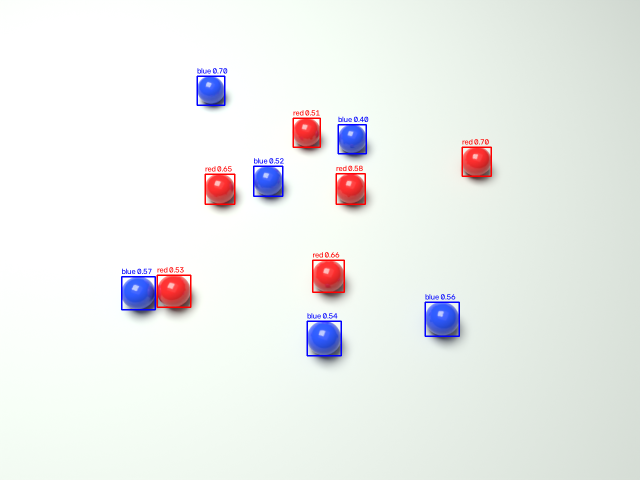
#> input picture detections/scene_00.png, 1280 x 960 px (shown at 1/2 size)
$ python -i pieces.py   (imports and definitions only)   (older library calls are emulated)
#> lines starting #> are read from the running program, lines starting #| are printed output that depends on the picture
"""Detect cylindrical pieces (red / blue / green, 35 mm diameter, 30 mm tall) by colour + known size.

Calibrated mode (--calib): the camera image is remapped to a top-down view of the plane at piece-top
height, where every top face is an exact circle of known pixel radius. Candidates (fixed-radius Hough +
colour-disk peaks) are scored by rim edges and colour fill. Positions come out in table mm.

Uncalibrated mode (--radius-px): same detector run directly on the image. Only sensible for a camera
looking roughly straight down; with an oblique view the tops are ellipses and detection degrades.

Usage:
    venv/bin/python pieces.py synthetic/scene_left.png --calib calib.json --camera left
    venv/bin/python pieces.py samples/pieces_01.jpg --radius-px 60
"""
import argparse
import copy
import json
import threading
from dataclasses import dataclass
from pathlib import Path

import cv2
import numpy as np

PIECE_D_MM = 35.0
PIECE_H_MM = 30.0

# HSV thresholds, OpenCV convention (H 0..179): hue range [lo, hi), minimum saturation and value. A negative lo
# wraps around 0 (red: -10 = 170). The navy blue pieces' tops lose saturation where the light hits them (S ~100 on
# a bright top, 150-200 elsewhere), hence blue's lower S floor; nothing grey on the table comes near hue 100-135.
COLORS = {
    "red": {"h": (-10, 10), "s": 100, "v": 40},
    "blue": {"h": (100, 135), "s": 60, "v": 20},
    "green": {"h": (40, 90), "s": 50, "v": 40},
}
# Everything the detection GUI can tune. min_fill: share of the top disk that must have the colour; min_rim: share
# of the rim that must have an edge. Lower = more sensitive (more pieces found, and more false ones).
# max_around: share of a ring just outside the top that may have the same colour. A piece top has something else
# around it (its own side covers ~30% of that ring, a group of same-coloured pieces more); a blue-ish wall or cloth is
# blue all around. 0.9 keeps tight groups of same-coloured pieces.
# match_mm: how far apart the two cameras may put the same piece on the table and still pair it (a calibration
# that isn't perfect needs more; pieces are >= 40 mm apart, so not much over 20).
# The outline (rim) is looked for in the picture's edges, not in the colour mask:
# edge_pct: an edge counts as part of a rim if it is stronger than this percentile of all edges in the picture (90 =
# the strongest 10 %). A busy background (carpet) raises the bar for every piece: lower finds softer outlines.
# mask_edges: also count the edge of the colour mask as rim, so a piece the mask shows well needs no sharp outline.
# rim_band: how far from the expected radius (share of it) an edge may lie and still count as the rim.
# size: scales the piece radius the detector looks for (a top that looks bigger or smaller than 35 mm in the top view).
# max_dz_mm: how far from the top-face height the two cameras' sighting may triangulate and still be a piece.
# yolo: the trained model finds the pieces and the circle fit places them (yolo_fit); on by default since on the lab
# snapshot of 2026-11-24 it found exactly the 6 pieces in both cameras at every setting tried, the colour detector
# only at one (and 7 to 39 with these colours). yolo_conf: YOLO boxes less confident than this are dropped.
DEFAULT_PARAMS = {"colors": COLORS, "min_fill": 0.55, "min_rim": 0.6, "max_around": 0.9, "match_mm": 20.0,
                  "edge_pct": 90.0, "mask_edges": True, "rim_band": 0.12, "size": 1.0, "max_dz_mm": 0.8 * PIECE_H_MM,
                  "yolo": True, "yolo_conf": 0.5}
FLOAT_PARAMS = ("min_fill", "min_rim", "max_around", "match_mm", "edge_pct", "rim_band", "size", "max_dz_mm",
                "yolo_conf")
YOLO = None     # the yolo_pieces.Detector detect_pieces uses with params["yolo"]; made on first use
YOLO_ERROR = None   # why YOLO can't run here (no ultralytics, no model): the colour detector stands in
_YOLO_LOCK = threading.Lock()   # the runner detects both cameras at once: one model, not one per thread
DRAW = {"red": (0, 0, 255), "blue": (255, 0, 0), "green": (0, 180, 0)}


# [13 lines left out: function load_params, not called in this run]


def save_params(path, params):
    Path(path).write_text(json.dumps(params, indent=2))


@dataclass
class Piece:
    color: str
    view_uv: tuple[float, float]        # centre in the detection image (top view or raw image)
    image_uv: tuple[float, float]       # top-face centre in the original camera image
    table_mm: tuple[float, float, float] | None  # top-face centre in the table frame
    rim: float                          # fraction of the rim with a matching edge
    fill: float                         # fraction of the top disk with the piece colour
    around: float = 0.0                 # fraction of a ring just outside the top with the piece colour
    conf: float | None = None           # YOLO's confidence, for a piece YOLO found


class TopView:
    """Remap a camera image onto the table plane at height z_mm (table frame, z up)."""

    # [28 lines left out: functions __init__, visible_bounds, not called in this run]

    def project(self, pts_table):
        uv, _ = cv2.projectPoints(np.asarray(pts_table, float).reshape(-1, 1, 3), self.rvec, self.tvec, self.K, self.dist)
        return uv.reshape(-1, 2)

    def warp(self, img):
        return cv2.remap(img, self.maps[..., 0], self.maps[..., 1], cv2.INTER_LINEAR, borderValue=(0, 0, 0))

    def view_to_table(self, u, v):
        return self.x0 + u / self.ppm, self.y1 - v / self.ppm

    # [37 lines left out: functions image_to_view, smear, color_masks, mask_view, not called in this run]


def hue_in(h, lo):
    """Hue (0..179) in a colour's hue space: red's runs from -90, so its range doesn't wrap."""
    return np.where(h >= 90, h - 180, h) if lo < 0 else h


# [51 lines left out: functions teach, same_piece, toward_camera, not called in this run]


def _disk(r):
    r = max(int(round(r)), 1)
    return cv2.getStructuringElement(cv2.MORPH_ELLIPSE, (2 * r + 1, 2 * r + 1))


# [61 lines left out: functions rim_votes, edge_map, not called in this run]


RIM_RAYS = 72


# [155 lines left out: functions rim_hits, detect, not called in this run]


def detect_pieces(img, view: TopView | None = None, radius_px=None, params=None, rejected=None, top=None):
    """Detect pieces in a camera image. With a TopView, positions are also returned in table mm.
    params: load_params(); the defaults if None. rejected: a list to receive the near misses as Pieces (see
    detect). top: view.warp(img) if the caller already has it."""
    kw = detect_kwargs(params)
    misses = None if rejected is None else []
    if view is None:
        found = detect(img, radius_px * size_of(params), rejected=misses, **kw)
        if rejected is not None:
            rejected += [Piece(c, (u, v), (u, v), None, rim, fill, around) for c, u, v, rim, fill, around in misses]
        return [Piece(c, (u, v), (u, v), None, rim, fill) for c, u, v, rim, fill in found]
    top = view.warp(img) if top is None else top

    # [4 lines left out: function piece, not called in this run]
    r_px = PIECE_D_MM / 2 * view.ppm * size_of(params)
    if (DEFAULT_PARAMS | (params or {}))["yolo"]:
        res = yolo_fit(img, top, view, r_px, params, kw)
        if res is not None:
            found, low = res
            if rejected is not None:
                rejected += [piece(*m) for m in low]
            return [piece(*f) for f in found]
    found = detect(top, r_px, smear=view.smear, rejected=misses, **kw)
    if rejected is not None:
        rejected += [piece(*m) for m in misses]
    return [piece(*f) for f in found]


# [52 lines left out: function yolo_fit, not called in this run]


def detect_kwargs(params):
    """detect()'s keyword arguments from load_params() (the defaults for anything missing)."""
    p = DEFAULT_PARAMS | (params or {})
    return dict(colors=p["colors"], min_rim=p["min_rim"], min_fill=p["min_fill"], max_around=p["max_around"],
                edge_pct=p["edge_pct"], mask_edges=bool(p["mask_edges"]), rim_band=p["rim_band"])


def size_of(params):
    return float((params or {}).get("size", DEFAULT_PARAMS["size"]))


# [197 lines left out: functions probe, draw_misses, draw_top, draw_edges, draw, camera_table_pose and 3 more, not called in this run]


# [2 lines not run here, left out]

>>> import cv2
>>> picture = cv2.imread('detections/scene_00.png', cv2.IMREAD_GRAYSCALE)
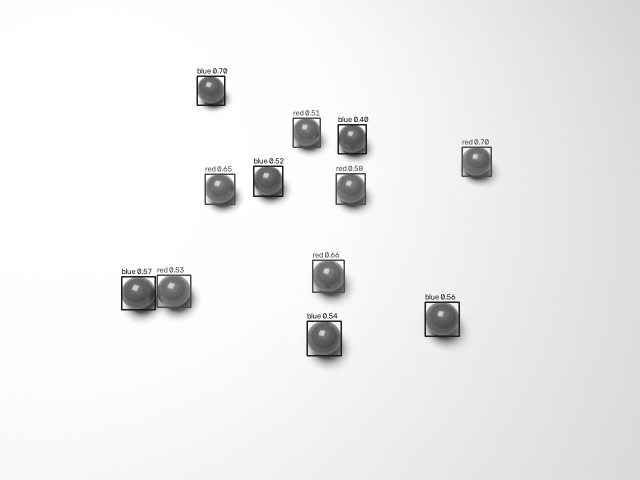
#> picture: shape (960, 1280) (shown at 1/2 size); min 29, max 255, mean 236.8
#> (the run stopped early here; a loop or call above may not have finished)

$ run again, on detections/scene_04.png
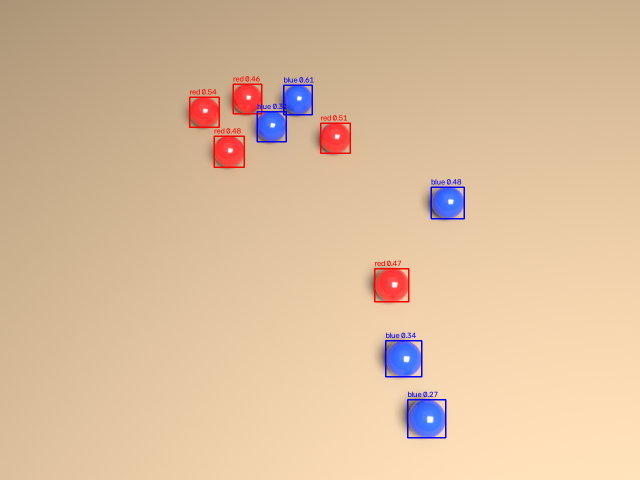
#> input picture detections/scene_04.png, 1280 x 960 px (shown at 1/2 size)
#> `picture = cv2.imread('detections/scene_00.png', cv2.IMREAD_GRAYSCALE)`:
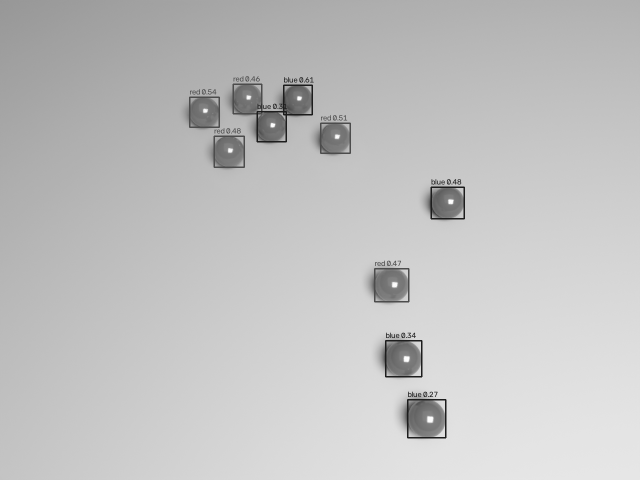
#> picture: shape (960, 1280) (shown at 1/2 size); min 29, max 255, mean 193.4
